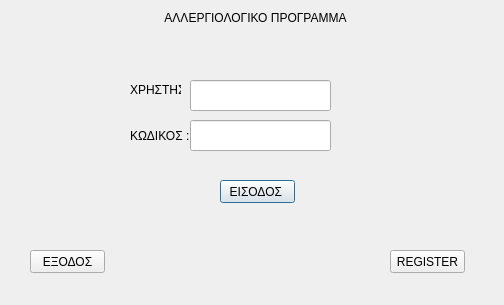
<?xml version="1.0" encoding="UTF-8"?>
<ui version="4.0">
 <class>Dialog</class>
 <widget class="QDialog" name="Dialog">
  <property name="geometry">
   <rect>
    <x>0</x>
    <y>0</y>
    <width>504</width>
    <height>305</height>
   </rect>
  </property>
  <property name="windowTitle">
   <string>Dialog</string>
  </property>
  <widget class="QPushButton" name="login_button">
   <property name="geometry">
    <rect>
     <x>220</x>
     <y>180</y>
     <width>75</width>
     <height>23</height>
    </rect>
   </property>
   <property name="text">
    <string>ΕΙΣΟΔΟΣ </string>
   </property>
  </widget>
  <widget class="QLabel" name="user_label">
   <property name="geometry">
    <rect>
     <x>130</x>
     <y>80</y>
     <width>51</width>
     <height>20</height>
    </rect>
   </property>
   <property name="text">
    <string>ΧΡΗΣΤΗΣ : </string>
   </property>
  </widget>
  <widget class="QLabel" name="password_label">
   <property name="geometry">
    <rect>
     <x>130</x>
     <y>120</y>
     <width>61</width>
     <height>31</height>
    </rect>
   </property>
   <property name="text">
    <string>ΚΩΔΙΚΟΣ : </string>
   </property>
  </widget>
  <widget class="QLineEdit" name="password_lineEdit">
   <property name="geometry">
    <rect>
     <x>190</x>
     <y>120</y>
     <width>141</width>
     <height>31</height>
    </rect>
   </property>
   <property name="echoMode">
    <enum>QLineEdit::Password</enum>
   </property>
  </widget>
  <widget class="QPushButton" name="quit_button">
   <property name="geometry">
    <rect>
     <x>30</x>
     <y>250</y>
     <width>75</width>
     <height>23</height>
    </rect>
   </property>
   <property name="text">
    <string>ΕΞΟΔΟΣ</string>
   </property>
  </widget>
  <widget class="QLineEdit" name="user_lineEdit">
   <property name="geometry">
    <rect>
     <x>190</x>
     <y>80</y>
     <width>141</width>
     <height>31</height>
    </rect>
   </property>
   <property name="echoMode">
    <enum>QLineEdit::Password</enum>
   </property>
  </widget>
  <widget class="QLabel" name="title_label">
   <property name="enabled">
    <bool>true</bool>
   </property>
   <property name="geometry">
    <rect>
     <x>150</x>
     <y>10</y>
     <width>211</width>
     <height>16</height>
    </rect>
   </property>
   <property name="text">
    <string>ΑΛΛΕΡΓΙΟΛΟΓΙΚΟ ΠΡΟΓΡΑΜΜΑ</string>
   </property>
   <property name="alignment">
    <set>Qt::AlignCenter</set>
   </property>
  </widget>
  <widget class="QPushButton" name="register_button">
   <property name="geometry">
    <rect>
     <x>390</x>
     <y>250</y>
     <width>75</width>
     <height>23</height>
    </rect>
   </property>
   <property name="text">
    <string>REGISTER</string>
   </property>
  </widget>
 </widget>
 <resources/>
 <connections/>
</ui>
